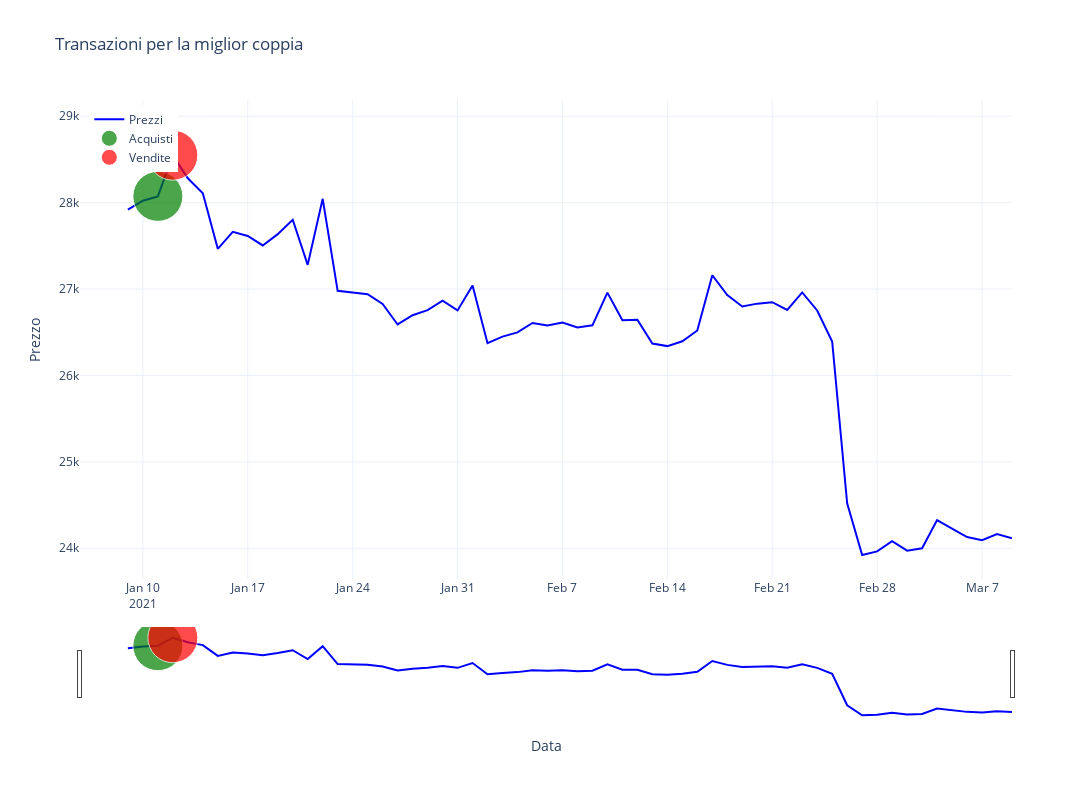

The cell this chart's notebook holds for it:
### Code cell
print("\nMiglior coppia:")
print(f"Dataset: {best_pair['dataset']}")
print(f"Parametri: {best_pair['params']}")
print(f"Fattore di rendimento totale: {best_pair['total_return_factor']}")
print(f"Punteggio: {best_pair['score']}")

plot_transactions_plotly(
    dati_da_usare[best_pair['dataset']],
    best_pair['transactions'],
    "Transazioni per la miglior coppia"
)

print("\nElenco transazioni per la miglior coppia:")
best_pair['transactions'][(best_pair['transactions']['liquidità_spesa_o_guadagnata'] > 0)]

### Figure 1 — Plotly figure (JSON) as saved in the notebook; plotly's stock layout.template omitted (floating-point values rounded to 4 significant figures)
{"data": [{"hoverinfo": "x+y", "line": {"color": "blue", "width": 2}, "mode": "lines", "name": "Prezzi", "type": "scatter", "x": ["2021-01-09T00:00:00", "2021-01-10T00:00:00", "2021-01-11T00:00:00", "2021-01-12T00:00:00", "2021-01-13T00:00:00", "2021-01-14T00:00:00", "2021-01-15T00:00:00", "2021-01-16T00:00:00", "2021-01-17T00:00:00", "2021-01-18T00:00:00", "2021-01-19T00:00:00", "2021-01-20T00:00:00", "2021-01-21T00:00:00", "2021-01-22T00:00:00", "2021-01-23T00:00:00", "2021-01-24T00:00:00", "2021-01-25T00:00:00", "2021-01-26T00:00:00", "2021-01-27T00:00:00", "2021-01-28T00:00:00", "2021-01-29T00:00:00", "2021-01-30T00:00:00", "2021-01-31T00:00:00", "2021-02-01T00:00:00", "2021-02-02T00:00:00", "2021-02-03T00:00:00", "2021-02-04T00:00:00", "2021-02-05T00:00:00", "2021-02-06T00:00:00", "2021-02-07T00:00:00", "2021-02-08T00:00:00", "2021-02-09T00:00:00", "2021-02-10T00:00:00", "2021-02-11T00:00:00", "2021-02-12T00:00:00", "2021-02-13T00:00:00", "2021-02-14T00:00:00", "2021-02-15T00:00:00", "2021-02-16T00:00:00", "2021-02-17T00:00:00", "2021-02-18T00:00:00", "2021-02-19T00:00:00", "2021-02-20T00:00:00", "2021-02-21T00:00:00", "2021-02-22T00:00:00", "2021-02-23T00:00:00", "2021-02-24T00:00:00", "2021-02-25T00:00:00", "2021-02-26T00:00:00", "2021-02-27T00:00:00", "2021-02-28T00:00:00", "2021-03-01T00:00:00", "2021-03-02T00:00:00", "2021-03-03T00:00:00", "2021-03-04T00:00:00", "2021-03-05T00:00:00", "2021-03-06T00:00:00", "2021-03-07T00:00:00", "2021-03-08T00:00:00", "2021-03-09T00:00:00"], "y": [27920.0, 28020.0, 28070.0, 28550.0, 28280.0, 28110.0, 27470.0, 27660.0, 27610.0, 27500.0, 27640.0, 27800.0, 27280.0, 28040.0, 26980.0, 26960.0, 26940.0, 26830.0, 26590.0, 26700.0, 26760.0, 26870.0, 26750.0, 27040.0, 26370.0, 26450.0, 26500.0, 26610.0, 26580.0, 26610.0, 26560.0, 26580.0, 26960.0, 26640.0, 26640.0, 26370.0, 26340.0, 26400.0, 26520.0, 27160.0, 26930.0, 26800.0, 26830.0, 26850.0, 26760.0, 26960.0, 26750.0, 26390.0, 24520.0, 23920.0, 23960.0, 24080.0, 23970.0, 24000.0, 24330.0, 24230.0, 24130.0, 24090.0, 24160.0, 24120.0]}, {"hoverinfo": "text", "marker": {"color": "green", "opacity": 0.7, "size": [50]}, "mode": "markers", "name": "Acquisti", "text": ["timestamp: 2021-01-11 00:00:00<br>prezzo: 28072.724609375<br>azione: Primo acquisto<br>ultima_azione: Acquisto<br>trailing_buy_price: 28044.679929445556<br>trailing_sell_price: 28242.03561287418<br>prezzo_medio_pesato_acquisti: 28072.724609375<br>liquidità_spesa_o_guadagnata: 250.0<br>bitcoin_comprati_o_venduti: 0.008896535818136975<br>liquidità_mobile: 250.0<br>liquidità_fissa: 500.0<br>bitcoin: 0.008896535818136975<br>valore_totale_portafoglio: 999.75"], "type": "scatter", "x": ["2021-01-11T00:00:00"], "y": [28070.0]}, {"hoverinfo": "text", "marker": {"color": "red", "opacity": 0.7, "size": [50]}, "mode": "markers", "name": "Vendite", "text": ["timestamp: 2021-01-12 00:00:00<br>prezzo: 28549.08203125<br>azione: Vendita<br>ultima_azione: Vendita<br>trailing_buy_price: nan<br>trailing_sell_price: nan<br>prezzo_medio_pesato_acquisti: 0.0<br>liquidità_spesa_o_guadagnata: 253.7339429350804<br>bitcoin_comprati_o_venduti: 0.008896535818136975<br>liquidità_mobile: 503.7339429350804<br>liquidità_fissa: 500.0<br>bitcoin: 0.0<br>valore_totale_portafoglio: 1003.7339429350804"], "type": "scatter", "x": ["2021-01-12T00:00:00"], "y": [28550.0]}], "layout": {"height": 800, "hovermode": "closest", "legend": {"x": 0.01, "xanchor": "left", "y": 0.99, "yanchor": "top"}, "title": {"text": "Transazioni per la miglior coppia"}, "width": 1200, "xaxis": {"rangeslider": {"visible": true}, "title": {"text": "Data"}, "type": "date"}, "yaxis": {"title": {"text": "Prezzo"}}}}
